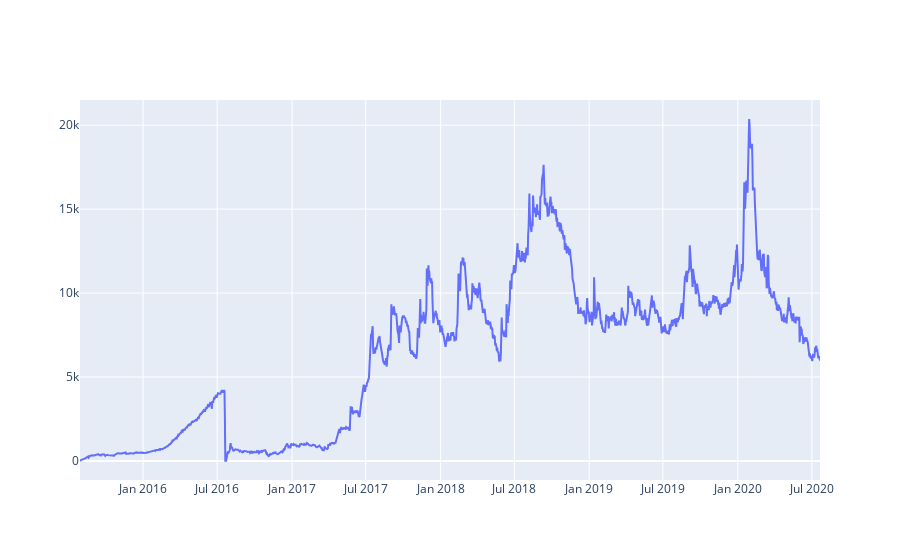

This figure's notebook cell:
### Code cell
trace = go.Scatter(
    x=daily_hashrate['block_day'],
    y=daily_hashrate['hashrate'],
    mode='lines'
)
data = [trace]
iplot(data)

### Figure 1 — Plotly figure (JSON) as saved in the notebook; plotly's stock layout.template omitted (floating-point values rounded to 4 significant figures; data arrays with more than 128 entries replaced by an {"elided": "..."} marker saying what was removed)
{"data": [{"mode": "lines", "type": "scatter", "x": {"elided": "1819 str values"}, "y": {"elided": "1819 float values"}}], "layout": {}}
